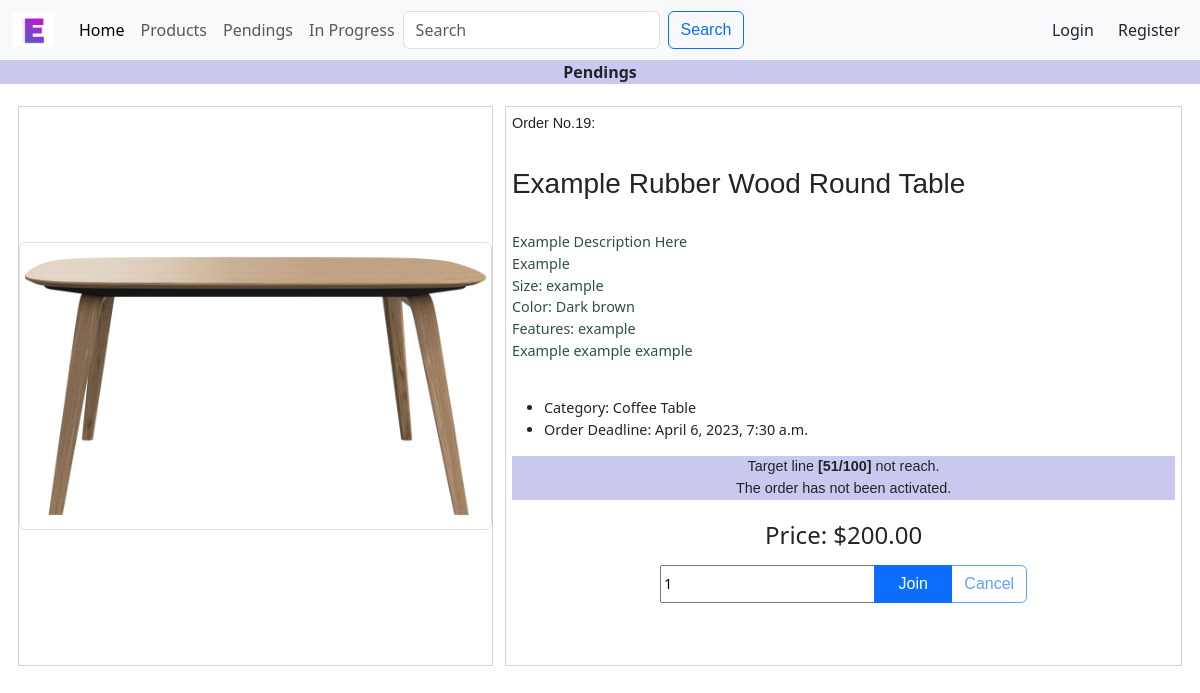
The app's page /order/19 with its own data.
### esb/models.py (models this page shows, shortened)
class PurchaseOrder(models.Model):
    product = models.ForeignKey(
        Product, on_delete=models.CASCADE, related_name="order_product"
    )
    date_time = models.DateTimeField(null=True)
    target_quantity = models.IntegerField()
    @property
    def is_expired(self):
        return timezone.now() >= self.date_time
    @property
    def total_quantity(self):
        return sum([purchase.quantity for purchase in self.customer_purchases.all()])
    @property
    def reach_target(self):
        total_quantity = sum(
            [purchase.quantity for purchase in self.customer_purchases.all()]
        )
        return total_quantity >= self.target_quantity

class Product(models.Model):
    title = models.CharField(max_length=100)
    description = models.TextField(max_length=1000)
    category = models.ForeignKey(
        Category,
        on_delete=models.SET_NULL,
        blank=True,
        null=True,
        related_name="categories",
    )
    price = models.DecimalField(max_digits=10, decimal_places=2)
    active = models.BooleanField(default=False)
    img = models.ImageField(upload_to="esb/static/esb/image")
    class Meta:
        ordering = ["-active", "id"]

class Category(models.Model):
    title = models.CharField(max_length=32)
    type = models.CharField(max_length=32, null=True, blank=True)
    def __str__(self):
        return self.title
    class Meta:
        verbose_name_plural = "Categories"
        ordering = ["type", "title"]

class CustomerPurchase(models.Model):
    customer = models.ForeignKey(
        Customer, on_delete=models.CASCADE, related_name="customer_purchases"
    )
    purchase = models.ForeignKey(
        PurchaseOrder, on_delete=models.CASCADE, related_name="customer_purchases"
    )
    quantity = models.IntegerField()

### esb/views.py (the view, shortened to what this page needs)
# urls.py: path("order/<int:order_id>", views.order_page, name="order_page"),
def order_page(request, order_id):
    try:
        p_order = PurchaseOrder.objects.get(pk=order_id)
    except PurchaseOrder.DoesNotExist:
        return HttpResponse("This Purchase Order is invalid.")
    if request.method == "GET":
        try:
            user = User.objects.get(username=request.user.username)
            customer = Customer.objects.get(user=user)
        except (User.DoesNotExist, Customer.DoesNotExist):
            return render(request, "esb/order.html", {
                "p_order": p_order,
            })

### esb/templates/esb/order.html (shortened to what this page needs)
{% extends 'esb/layout.html' %}
{% load static %}
{% block body %}
    {% if p_order.reach_target %}
        <p id="order-status" style="background-color: rgba(121, 250, 121, 0.767);">In Progress</p>
    {% else %}
        <p id="order-status" style="background-color: rgba(170, 170, 231, 0.632);">Pendings</p>
    {% endif %}
    <div id="div-order">
        <div id="div-order-img">
            <img src="/{{ p_order.product.img }}" alt="{{ p_order.product.title }}" class="img-thumbnail" >
        </div>
        <div id="div-order-body">
            <div id="div-order-body-no">
                Order No.<span id="order-no">{{ p_order.id}}</span>:
            </div>
            <h3 style="font-family: sans-serif;min-height:2em;">{{ p_order.product.title }}</h3>
            <div id="div-body-description">
                {{ p_order.product.description | linebreaks }}
            </div>
            <br>
            <ul>
                <li>Category: {{ p_order.product.category}}</li>
                <li>Order Deadline: {{ p_order.date_time }}</li>
            </ul>
            {% if p_order.is_expired %}
                <div class="text-bg-secondary p-3" style="text-align:center;">This order has expired</div>
            {% else %}
                {% if p_order.reach_target %}
                <div class="div-target" style="text-align:center;background-color: rgba(121, 250, 121, 0.767);">
                    Target line <span id="span-target" style="font-weight:bold;">[{{ p_order.total_quantity }}/{{ p_order.target_quantity }}]</span> reached.<br>
                    The order has been activated.<br>
                    Since the order has been activated, <span style="font-weight:bold;">you cannot cancel the order.</span>
                </div>
                {% else %}
                <div class="div-target" style="text-align:center;background-color: rgba(170, 170, 231, 0.632);">
                    Target line <span id="span-target" style="font-weight:bold;">[{{ p_order.total_quantity }}/{{ p_order.target_quantity }}]</span> not reach.<br>
                    The order has not been activated.<br>
                </div>
                {% endif %}
                <br>
                <h4 style="text-align:center;">Price: ${{ p_order.product.price }}</h4>
                <div style="text-align:center;padding-top:1%;">
                    <form id="form-join" method="post" action="{% url 'order_page' p_order.id %}">
                        <div class="btn-group">
                        {% if cus_in_order %}
                            {% if p_order.reach_target %}
                                <input type="number" required min="{{ cus_order_quantity }}" value="{{ cus_order_quantity }}" name="join">
                                <button class="btn btn-primary" type="submit" id="btn-join" name="action" value="join">Edit</button>
                                <button disabled class="btn btn-outline-primary" type="submit" id="btn-cancel" name="action" value="delete">Cancel</button>
                            {% else %}
                                <input type="number" required min="1" value="{{ cus_order_quantity }}" name="join">
                                <button class="btn btn-primary" type="submit" id="btn-join" name="action" value="join">Edit</button>
                                <button class="btn btn-outline-primary" type="submit" id="btn-cancel" name="action" value="delete" formnovalidate>Cancel</button>
                            {% endif %}
                        {% else %}
                            <input type="number" required min="1"  value="1" placeholder="Quantity" name="join">
                            <button class="btn btn-primary" type="submit" id="btn-join" name="action" value="join">Join</button>
                            <button  disabled class="btn btn-outline-primary" type="submit" id="btn-cancel" name="action" value="delete">Cancel</button>
                        {% endif %}
                        </div>
                    </form>
                </div>
            {% endif %}
        </div>
    </div>
{% endblock %}

### esb/static/esb/styles.css (style rules this page uses)
body { padding-top: 3.75rem; padding-bottom: 3.75rem; }
.btn { font-family: 'Gill Sans', 'Gill Sans MT', Calibri, 'Trebuchet MS', sans-serif; }
#btn-join { width: calc(3.4rem + 2vw); }
#order-status { font-weight: bolder; text-align: center; }
@media (min-width: 1001px) { #div-order { margin: 1%; width: 99vw; height: 70vh; font-size: calc(0.6rem + 0.4vw); } }
@media (min-width: 1001px) { #div-order-img { display: flex; justify-content: center; align-items: center; margin: 0 auto; float: left; width: 40%; height: 100%; border: solid 1px #d3d3d3; margin: 0.5%; } }
@media (min-width: 1001px) { #div-order-body-no { height: 10%; font-family:'Gill Sans', 'Gill Sans MT', Calibri, 'Trebuchet MS', sans-serif; } }
@media (min-width: 1001px) { #div-order-body { float: left; text-align: left; margin: 0.5%; padding: 0.5%; width: 57%; border: solid 1px #d3d3d3; height: 100%; } }
@media (min-width: 1001px) { #div-body-description { width: 100%; height: 10em; overflow: scroll; color: darkslategray; } }
.div-target { font-family: 'Gill Sans', 'Gill Sans MT', Calibri, 'Trebuchet MS', sans-serif; }

### records on screen
PurchaseOrder: product.img (picture), id "19", product "Example Rubber Wood Round Table", product.description "Example Description Here Example Size: example Color: Dark brown Features: example Example example example", product.category "Coffee Table", date_time "April 6, 2023, 7:30 a.m.", total_quantity "51", target_quantity "100", product.price "200.00"
